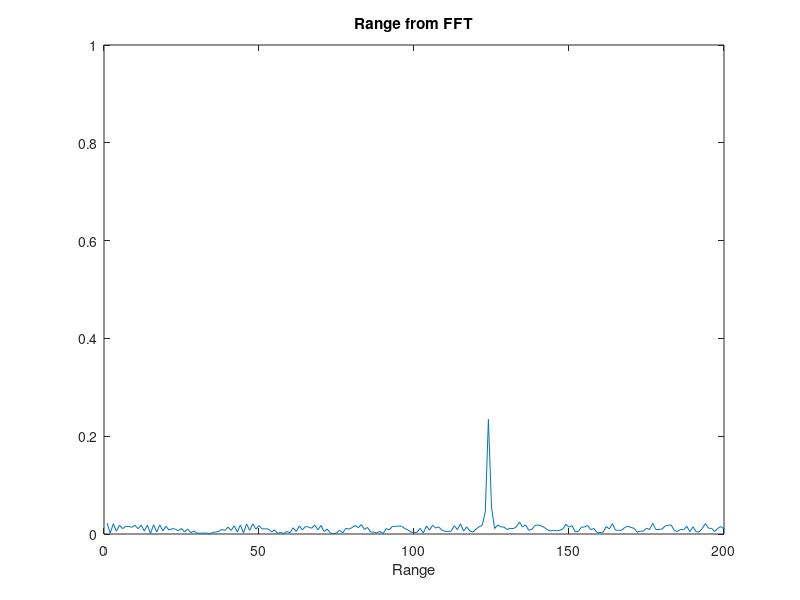
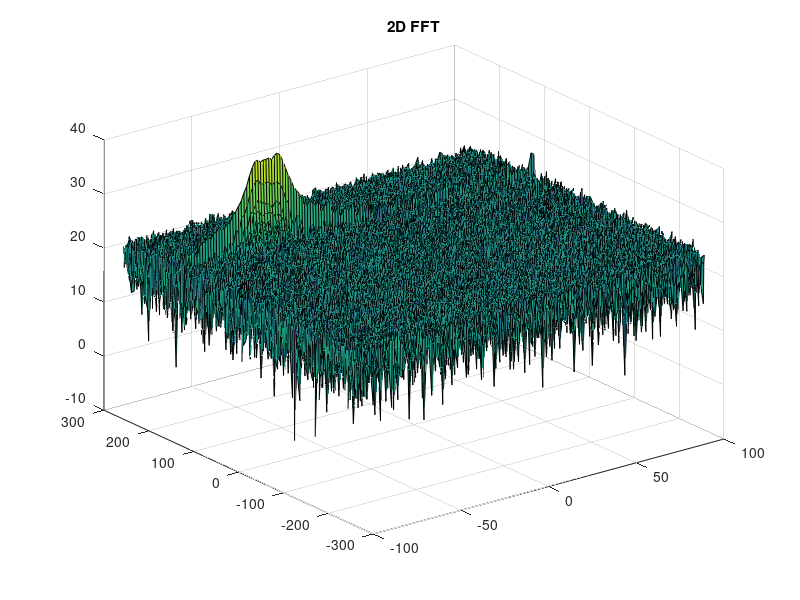

MATLAB code to generate these figures, in order: (Note: this script raises an error after producing the figures.)
clear;
clc;

%% Radar Specifications 
%%%%%%%%%%%%%%%%%%%%%%%%%%%
% Frequency of operation = 77GHz
% Max Range = 200m
% Range Resolution = 1 m
% Max Velocity = 100 m/s
%%%%%%%%%%%%%%%%%%%%%%%%%%%
maxRange = 200;
resolution = 1;
maxVel = 100;
c = 3e8;

%speed of light = 3e8
%% User Defined Range and Velocity of target
% *%TODO* :
% define the target's initial position and velocity. Note : Velocity
% remains contant
ran = 123;
vel = -56;


%% FMCW Waveform Generation

% *%TODO* :
%Design the FMCW waveform by giving the specs of each of its parameters.
% Calculate the Bandwidth (B), Chirp Time (Tchirp) and Slope (slope) of the FMCW
% chirp using the requirements above.
B = c / (2 * resolution);
Tchirp = 5.5 * 2 * maxRange / c;
slope = B / Tchirp;

%Operating carrier frequency of Radar 
fc = 77e9;             %carrier freq
                                                          
%The number of chirps in one sequence. Its ideal to have 2^ value for the ease of running the FFT
%for Doppler Estimation. 
Nd = 128;                   % #of doppler cells OR #of sent periods % number of chirps

%The number of samples on each chirp. 
Nr = 1024;                  %for length of time OR # of range cells

% Timestamp for running the displacement scenario for every sample on each
% chirp
t = linspace(0, Nd * Tchirp, Nr * Nd); %total time for samples



% *%TODO* :
%For each time stamp update the Range of the Target for constant velocity. 
r_t = ran + (vel * t);
td = 2 * r_t / c;


%% Signal generation and Moving Target simulation
% Running the radar scenario over the time. 
%Creating the vectors for Tx, Rx and Mix based on the total samples input.
Tx = cos(2 .* pi .* (fc .* t + slope .* ((t.^2) ./ 2)));
Rx = cos(2 * pi .* (fc .* (t - td) + slope .* ((t - td).^2) ./ 2));
Mix = Tx .* Rx;

%% RANGE MEASUREMENT


 % *%TODO* :
%reshape the vector into Nr*Nd array. Nr and Nd here would also define the size of
%Range and Doppler FFT respectively.
Mix = reshape(Mix, [Nr, Nd]);

 % *%TODO* :
%run the FFT on the beat signal along the range bins dimension (Nr) and
%normalize.
sig_fft = fft(Mix, Nr) ./ Nr;
 % *%TODO* :
% Take the absolute value of FFT output
sig_fft = abs(sig_fft);

 % *%TODO* :
% Output of FFT is double sided signal, but we are interested in only one side of the spectrum.
% Hence we throw out half of the samples.
sig_fft = sig_fft(1 : Nr / 2);

%plotting the range
figure ('Name','Range from First FFT')
% *%TODO* :
% plot FFT output 

plot(sig_fft);
xlabel("Range")
title("Range from FFT")
axis ([0 200 0 1]);



%% RANGE DOPPLER RESPONSE
% The 2D FFT implementation is already provided here. This will run a 2DFFT
% on the mixed signal (beat signal) output and generate a range doppler
% map.You will implement CFAR on the generated RDM


% Range Doppler Map Generation.

% The output of the 2D FFT is an image that has reponse in the range and
% doppler FFT bins. So, it is important to convert the axis from bin sizes
% to range and doppler based on their Max values.

Mix=reshape(Mix,[Nr,Nd]);

% 2D FFT using the FFT size for both dimensions.
sig_fft2 = fft2(Mix,Nr,Nd);

% Taking just one side of signal from Range dimension.
sig_fft2 = sig_fft2(1:Nr/2,1:Nd);
sig_fft2 = fftshift (sig_fft2);
RDM = abs(sig_fft2);
RDM = 10*log10(RDM) ;

%use the surf function to plot the output of 2DFFT and to show axis in both
%dimensions
doppler_axis = linspace(-100,100,Nd);
range_axis = linspace(-200,200,Nr/2)*((Nr/2)/400);
figure;
surf(doppler_axis, range_axis, RDM);
title("2D FFT");


%% CFAR implementation

%Slide Window through the complete Range Doppler Map

% *%TODO* :
%Select the number of Training Cells in both the dimensions.
Tr = 12;
Td = 5;
% *%TODO* :
%Select the number of Guard Cells in both dimensions around the Cell under 
%test (CUT) for accurate estimation
Gr = 4;
Gd = 2;

% *%TODO* :
% offset the threshold by SNR value in dB
offset = 13;

% *%TODO* :
%Create a vector to store noise_level for each iteration on training cells
noise_level = zeros(1,1);
r_size = 2 * (Tr + Gr) + 1;
d_size = 2 * (Td * Gd) + 1;

% *%TODO* :
%design a loop such that it slides the CUT across range doppler map by
%giving margins at the edges for Training and Guard Cells.
%For every iteration sum the signal level within all the training
%cells. To sum convert the value from logarithmic to linear using db2pow
%function. Average the summed values for all of the training
%cells used. After averaging convert it back to logarithimic using pow2db.
%Further add the offset to it to determine the threshold. Next, compare the
%signal under CUT with this threshold. If the CUT level > threshold assign
%it a value of 1, else equate it to 0.

% *%TODO* :
% The process above will generate a thresholded block, which is smaller 
%than the Range Doppler Map as the CUT cannot be located at the edges of
%matrix. Hence,few cells will not be thresholded. To keep the map size same
% set those values to 0. 

num_training_cells = r_size * d_size - (2 * Gr + 1) * (2 * Gd + 1);
signal_cfar = zeros(Nr/2, Nd);
for i = 1 + Tr + Gr : (Nr/2 - (Gr + Tr))
    for j = 1 + Td + Gd : (Nd - (Gd + Td))
        sum_window_cells = sum(db2pow(RDM(i - (Tr + Gr) : i + Tr + Gr, j - (Td + Gd) : j + Td + Gd)), 'all');
        sum_guard_cell  = sum(db2pow(RDM(i - Gr : i + Gr, j - Gd : j + Gd)), 'all');
        noise_level = sum_window_cells - sum_guard_cell;

        threshold = noise_level / num_training_cells;
        threshold = pow2db(threshold) + offset;

        signal = RDM(i,j);
        signal_cfar(i, j) = signal > threshold;
    end
end

% *%TODO* :
%display the CFAR output using the Surf function like we did for Range
%Doppler Response output.
figure;
surf(doppler_axis, range_axis, signal_cfar, 'EdgeColor','none', 'FaceColor','interp');
title("CFAR Detection")
colorbar;


 
 